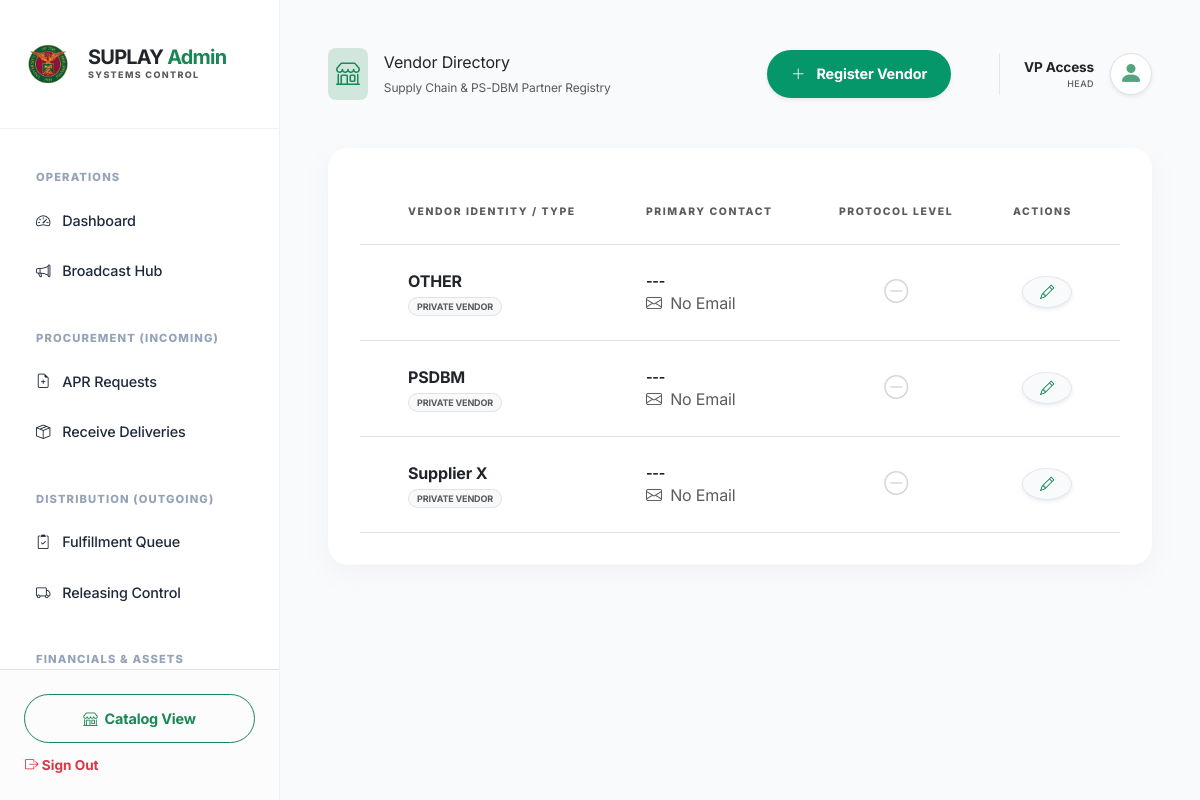
Screenshot of /suppliers/ (signed in) with the database file from the repository.
### supplies/models.py (models this page shows, shortened)
class UserProfile(models.Model):
    ROLE_CHOICES = [
        ('dept_staff', 'Department Staff'),
        ('dept_head', 'Head of Unit'),
        ('wh_staff', 'SPMO Warehouse Staff (Edgardo)'),
        ('admin_ast', 'SPMO Admin Assistant (Grexxy)'),
        ('admin_off', 'SPMO Admin Officer (Aaron)'),
        ('spmo_chief', 'SPMO Chief (Isagani)'),
    ]
    user = models.OneToOneField(User, on_delete=models.CASCADE, related_name='profile')
    department = models.ForeignKey(Department, on_delete=models.SET_NULL, null=True, blank=True, related_name='profiles')
    role = models.CharField(max_length=20, choices=ROLE_CHOICES, default='dept_staff')

class Supplier(models.Model):
    name = models.CharField(max_length=255)
    contact_person = models.CharField(max_length=100, blank=True)
    email = models.EmailField(blank=True)
    is_ps_dbm = models.BooleanField(default=False, verbose_name="Is Procurement Service (DBM)?")
    class Meta: ordering = ['name']

### supplies/views/admin_views.py (the view)
# urls.py: path('suppliers/', views.supplier_list, name='supplier_list'),
@user_passes_test(lambda u: u.is_staff)
def supplier_list(request):
    base_template = "supplies/admin_base.html"
    if request.headers.get('HX-Request'):
        base_template = "supplies/includes/admin_partial.html"
    suppliers = Supplier.objects.annotate(product_count=Count('product')).order_by('name')
    return render(request, 'supplies/supplier_list.html', {'suppliers': suppliers, 'base_template': base_template})

### supplies/templates/supplies/supplier_list.html (shortened to what this page needs)
{% extends base_template|default:'supplies/admin_base.html' %}
{% load static %}
{% block header_title %}
<div class="d-flex align-items-center justify-content-between w-100 pe-4">
    <div class="d-flex align-items-center">
        <div class="bg-success-subtle p-2 rounded-3 me-3" style="background-color: rgba(5, 150, 105, 0.1);">
            <i class="bi bi-shop fs-4 text-success"></i>
        </div>
        <div>
            <span class="text-dark d-block">Vendor Directory</span>
            <span class="text-muted small fw-normal" style="font-size: 0.75rem;">Supply Chain & PS-DBM Partner Registry</span>
        </div>
    </div>
    <a href="{% url 'add_supplier' %}" hx-get="{% url 'add_supplier' %}" hx-target="#admin-panel" hx-push-url="true" class="btn btn-success rounded-pill px-4 shadow-sm fw-bold border-0">
        <i class="bi bi-plus-lg me-2"></i> Register Vendor
    </a>
</div>
{% endblock %}
{% block admin_content %}
<div class="card border-0 shadow-sm rounded-4 overflow-hidden mt-2">
    <div class="table-responsive">
        <table class="table table-hover align-middle mb-0">
            <thead class="bg-light-subtle">
                <tr>
                    <th class="ps-5 py-4 text-uppercase small fw-extrabold text-muted ls-wide">Vendor Identity / Type</th>
                    <th class="py-4 text-uppercase small fw-extrabold text-muted ls-wide">Primary Contact</th>
                    <th class="py-4 text-uppercase small fw-extrabold text-muted ls-wide text-center">Protocol Level</th>
                    <th class="pe-5 py-4 text-uppercase small fw-extrabold text-muted ls-wide text-end">Actions</th>
                </tr>
            </thead>
            <tbody class="border-top-0">
                {% for supplier in suppliers %}
                <tr class="office-row">
                    <td class="ps-5 py-4">
                        <div class="fw-bold text-dark fs-6">{{ supplier.name }}</div>
                        <div class="d-flex align-items-center mt-1">
                            {% if supplier.is_ps_dbm %}
                            <span class="badge bg-emerald-subtle text-emerald rounded-pill px-2 py-1" style="font-size: 9px; background-color: rgba(5, 150, 105, 0.1); color: #059669;">OFFICIAL PS-DBM</span>
                            {% else %}
                            <span class="badge bg-light text-muted border rounded-pill px-2 py-1" style="font-size: 9px;">PRIVATE VENDOR</span>
                            {% endif %}
                        </div>
                    </td>
                    <td class="py-4">
                        <div class="fw-bold text-dark small">{{ supplier.contact_person|default:"---" }}</div>
                        <div class="text-muted smaller"><i class="bi bi-envelope me-1"></i> {{ supplier.email|default:"No Email" }}</div>
                    </td>
                    <td class="text-center py-4">
                        {% if supplier.is_ps_dbm %}
                        <div class="text-emerald fs-4"><i class="bi bi-patch-check-fill"></i></div>
                        {% else %}
                        <div class="text-muted opacity-25 fs-4"><i class="bi bi-dash-circle"></i></div>
                        {% endif %}
                    </td>
                    <td class="pe-5 text-end py-4">
                        <a href="{% url 'edit_supplier' supplier.pk %}"
                           hx-get="{% url 'edit_supplier' supplier.pk %}"
                           hx-target="#admin-panel"
                           hx-push-url="true"
                           class="btn btn-light rounded-circle shadow-sm border-0 d-flex align-items-center justify-content-center ms-auto" style="width: 32px; height: 32px;">
                            <i class="bi bi-pencil text-success"></i>
                        </a>
                    </td>
                </tr>
                {% endfor %}
            </tbody>
        </table>
    </div>
</div>
{% endblock %}

### supplies/templates/supplies/admin_base.html (shortened to what this page needs)
<!DOCTYPE html>
{% load static %}
<html lang="en">
<head>
    <link href="https://cdn.jsdelivr.net/npm/bootstrap@5.3.0/dist/css/bootstrap.min.css" rel="stylesheet">
    <link rel="stylesheet" href="https://cdn.jsdelivr.net/npm/bootstrap-icons@1.11.0/font/bootstrap-icons.css">
</head>
<body>
    <nav id="sidebar">
        <div class="sidebar-header" style="padding: 2.5rem 1.5rem;">
            <div class="d-flex align-items-center gap-3">
                <img src="{% static 'up_logo_official.png' %}" alt="UP" width="48" height="48" style="object-fit: contain;">
                <div>
                    <div class="fw-bold text-dark fs-5" style="line-height: 1.1; letter-spacing: -0.8px;">SUPLAY <span class="text-success">Admin</span></div>
                    <div class="text-muted fw-extrabold" style="font-size: 9px; text-transform: uppercase; letter-spacing: 0.15em;">Systems Control</div>
                </div>
            </div>
        </div>
        <div class="overflow-y-auto flex-grow-1">
            <div class="sidebar-category">Operations</div>
            <a href="{% url 'admin_dashboard' %}"
               hx-get="{% url 'admin_dashboard' %}"
               hx-target="#admin-panel"
               hx-push-url="true"
               class="nav-link {% if request.resolver_match.url_name == 'admin_dashboard' %}active{% endif %}">
                <i class="bi bi-speedometer2"></i> Dashboard
            </a>
            <a href="{% url 'broadcast_list' %}"
               hx-get="{% url 'broadcast_list' %}"
               hx-target="#admin-panel"
               hx-push-url="true"
               class="nav-link {% if request.resolver_match.url_name == 'broadcast_list' %}active{% endif %}">
                <i class="bi bi-megaphone"></i> Broadcast Hub
            </a>
            <div class="sidebar-category">Procurement (Incoming)</div>
            <a href="{% url 'apr_list' %}"
               hx-get="{% url 'apr_list' %}"
               hx-target="#admin-panel"
               hx-push-url="true"
               class="nav-link {% if request.resolver_match.url_name == 'apr_list' %}active{% endif %}">
                <i class="bi bi-file-earmark-plus"></i> APR Requests
            </a>
            <a href="{% url 'receive_delivery' %}"
               hx-get="{% url 'receive_delivery' %}"
               hx-target="#admin-panel"
               hx-push-url="true"
               class="nav-link {% if request.resolver_match.url_name == 'receive_delivery' %}active{% endif %}">
                <i class="bi bi-box-seam"></i> Receive Deliveries
            </a>
            <div class="sidebar-category">Distribution (Outgoing)</div>
            <a href="{% url 'transaction_list' %}"
               hx-get="{% url 'transaction_list' %}"
               hx-target="#admin-panel"
               hx-push-url="true"
               class="nav-link {% if request.resolver_match.url_name == 'transaction_list' %}active{% endif %}">
                <i class="bi bi-clipboard2-check"></i> Fulfillment Queue
            </a>
            <a href="{% url 'order_history' %}"
               hx-get="{% url 'order_history' %}"
               hx-target="#admin-panel"
               hx-push-url="true"
               class="nav-link {% if request.resolver_match.url_name == 'order_history' %}active{% endif %}">
                <i class="bi bi-truck"></i> Releasing Control
            </a>
            <div class="sidebar-category">Financials & Assets</div>
        </div>
        <div class="mt-auto p-4 border-top bg-light-subtle">
            <a href="{% url 'home' %}" class="btn btn-outline-success w-100 btn-sm mb-2 rounded-pill">
                <i class="bi bi-shop me-1"></i> Catalog View
            </a>
            <form action="{% url 'logout' %}" method="post">
                <button type="submit" class="btn btn-link link-danger p-0 small w-100 text-start text-decoration-none" style="font-size: 0.85rem;">
                    <i class="bi bi-box-arrow-right"></i> Sign Out
                </button>
            </form>
        </div>
    </nav>
    <main class="main-content">
        <div id="admin-panel">
            <header class="d-flex align-items-center justify-content-between mb-5">
                <div class="flex-grow-1">
                    {% block header_title %}{% endblock %}
                </div>
                <div class="d-flex align-items-center gap-3 ms-4 ps-4 border-start" style="border-color: #e2e8f0 !important;">
                    <div class="text-end d-none d-md-block">
                        <div class="fw-bold text-dark" style="font-size: 0.85rem;">{{ user.get_full_name|default:user.username }}</div>
                        <div class="text-muted fw-medium text-uppercase" style="font-size: 9px; letter-spacing: 0.05em;">{{ user.profile.get_role_display|default:"System Admin" }}</div>
                    </div>
                    <div class="bg-white p-1 rounded-circle shadow-sm border" style="width: 42px; height: 42px; display: flex; align-items: center; justify-content: center;">
                        <i class="bi bi-person-fill fs-4 text-success opacity-75"></i>
                    </div>
                </div>
            </header>
            {% block admin_content %}{% endblock %}
        </div>
    </main>
</body>
</html>

### supplies/templates/supplies/admin_base.html (style rules this page uses)
:root { --spmo-emerald: #059669; --spmo-bg: #f8fafc; --spmo-border: #eef2f6; --spmo-text: #1e293b; --spmo-text-muted: #64748b; --sidebar-width: 280px; }
body { font-family: 'Inter', system-ui, -apple-system, sans-serif; background-color: var(--spmo-bg); color: var(--spmo-text); overflow-x: hidden; letter-spacing: -0.01em; }
#sidebar { width: var(--sidebar-width); height: 100vh; position: fixed; left: 0; top: 0; background: white; border-right: 1px solid var(--spmo-border); z-index: 1000; display: flex; flex-direction: column; }
.main-content { margin-left: var(--sidebar-width); min-height: 100vh; padding: 3rem; }
.nav-link { color: var(--spmo-text); font-weight: 500; padding: 0.8rem 1.25rem; border-radius: 12px; margin: 0.2rem 1rem; display: flex; align-items: center; gap: 12px; transition: all 0.2s cubic-bezier(0.4, 0, 0.2, 1); font-size: 0.9rem; }
.sidebar-header { padding: 2rem 1.5rem; border-bottom: 1px solid var(--spmo-border); margin-bottom: 0.5rem; }
.sidebar-category { font-size: 0.7rem; font-weight: 800; color: #94a3b8; text-transform: uppercase; letter-spacing: 0.1em; padding: 2rem 1.5rem 0.5rem 2.25rem; }
.card, .stat-card { background: white !important; border-radius: 20px !important; padding: 2rem !important; border: none !important; box-shadow: 0 1px 2px rgba(0,0,0,0.02), 0 8px 24px rgba(149, 157, 165, 0.08) !important; transition: transform 0.2s ease; }
.btn { padding: 0.8rem 1.5rem; border-radius: 12px; font-weight: 700; font-size: 0.9rem; transition: all 0.2s; }
.btn-success { background-color: var(--spmo-emerald) !important; border: none !important; }
.btn-light { background-color: #f8fafc !important; border: 1px solid #e2e8f0 !important; }

### supplies/templates/supplies/supplier_list.html (style rules this page uses)
.ls-wide { letter-spacing: 0.15em; font-size: 0.65rem !important; }
.fw-extrabold { font-weight: 800; }

### rows the page displays
Supplier: name "OTHER", is_ps_dbm "PRIVATE VENDOR", contact_person "---", email "No Email"
Supplier: name "PSDBM", is_ps_dbm "PRIVATE VENDOR", contact_person "---", email "No Email"
Supplier: name "Supplier X", is_ps_dbm "PRIVATE VENDOR", contact_person "---", email "No Email"

### other values shown
{{ user.get_full_name|default:user.username }} "VP Access"
{{ user.profile.get_role_display|default:"System Admin" }} "HEAD"
